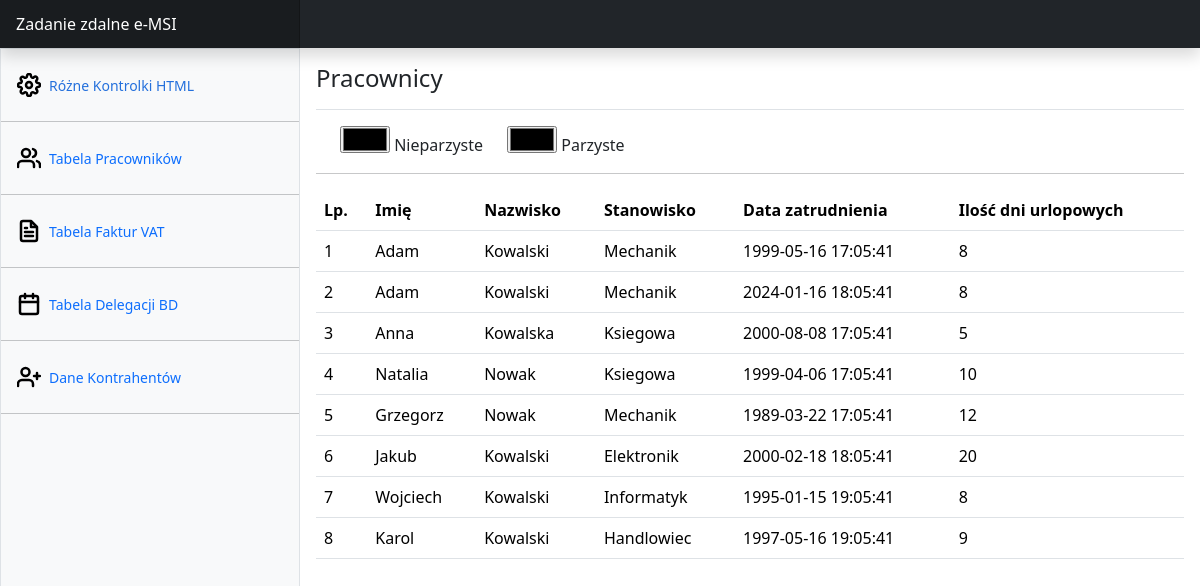
Page /employees.php on the committed database.
### tables this page shows
CREATE TABLE `employees` (
  `id` int(11) NOT NULL,
  `name` varchar(64) NOT NULL,
  `lastname` varchar(64) NOT NULL,
  `position` varchar(255) NOT NULL,
  `employment_date` timestamp NULL DEFAULT NULL,
  `vac_days` int(11) DEFAULT NULL
);

### database/controller.php (called while the page is built, shortened)
<?php
class Controller {
    private $connection;
    public function __construct() {
        $this->connection = new Connection(Config::$mysql_host, Config::$port, Config::$username, Config::$password, Config::$database);
    }
    public function fetchEmployees()
    {
        $pdo = $this->connection->getPDO();
        $stmt = $pdo->query('SELECT * FROM employees');
        $employees = $stmt->fetchAll(PDO::FETCH_ASSOC);
        return $employees;
    }
}
?>

### employees.php (the view, shortened to what this page needs)
<?php
require_once './database/controller.php';
$controller = new Controller();
$employees = $controller->fetchEmployees();
?>
<!DOCTYPE html>
<html lang="pl">
   <head>
      <link href="https://cdn.jsdelivr.net/npm/bootstrap@5.3.2/dist/css/bootstrap.min.css" rel="stylesheet">
      <link href="./css/style.css" rel="stylesheet">
   </head>
   <body>
      <body>
         <header class="navbar sticky-top bg-dark flex-md-nowrap p-0 shadow" data-bs-theme="dark">
            <a class="navbar-brand col-md-3 col-lg-3 me-0 px-3 fs-6 text-white" href="index.php">Zadanie zdalne e-MSI</a>
         </header>
         <div class="container-fluid">
            <div class="row">
            <div id="lewy" class="sidebar border border-right col-md-3 p-0 bg-body-tertiary h-100 position-fixed">
                  <div class="offcanvas-md offcanvas-end bg-body-tertiary" tabindex="-1" id="sidebarMenu" aria-labelledby="sidebarMenuLabel">
                     <div class="offcanvas-body d-md-flex flex-column p-0 pt-lg-3 overflow-y-auto">
                        <ul class="nav flex-column">
                           <li class="nav-item">
                              <a class="nav-link d-flex align-items-center gap-2 active" aria-current="page" href="controls.php">
                              Różne Kontrolki HTML
                              </a>
                           </li>
                           <hr>
                           <li class="nav-item">
                              <a class="nav-link d-flex align-items-center gap-2" href="employees.php">
                              Tabela Pracowników
                              </a>
                           </li>
                           <hr>
                           <li class="nav-item">
                              <a class="nav-link d-flex align-items-center gap-2" href="vatinvoices.php">
                              <svg xmlns="http://www.w3.org/2000/svg" width="24" height="24" viewBox="0 0 24 24" fill="none" stroke="#000000" stroke-width="2.5" stroke-linecap="round" stroke-linejoin="round"><path d="M14 2H6a2 2 0 0 0-2 2v16c0 1.1.9 2 2 2h12a2 2 0 0 0 2-2V8l-6-6z"/><path d="M14 3v5h5M16 13H8M16 17H8M10 9H8"/></svg>
                              Tabela Faktur VAT
                              </a>
                           </li>
                           <hr>
                           <li class="nav-item">
                              <a class="nav-link d-flex align-items-center gap-2" href="delegation.php">
                              Tabela Delegacji BD
                              </a>
                           </li>
                           <hr>
                           <li class="nav-item">
                              <a class="nav-link d-flex align-items-center gap-2" href="contractors.php">
                               Dane Kontrahentów
                              </a>
                           </li>
                           <hr>
                        </ul>
                     </div>
                  </div>
               </div>
               <main id="prawy" class="col-md-9 ms-sm-auto px-md-3">
                  <div class="d-flex justify-content-between flex-wrap flex-md-nowrap align-items-center pt-3 pb-2 mb-3 border-bottom">
                     <h1 class="fs-4">Pracownicy</h1>
                  </div>
                  <div class="d-flex flex-row">
                  <div class="mx-4">
                     <input type="color" id="odd"/>
                     <label for="odd">Nieparzyste</label>
                  </div>
                  <div>
                     <input type="color" id="even"/>
                     <label for="even">Parzyste</label>
                  </div>
                  </div>
                  <hr>
                  <table class="table custom-table-striped">
                        <thead>
                           <tr>
                           <th scope="col">Lp.</th>
                           <th scope="col">Imię</th>
                           <th scope="col">Nazwisko</th>
                           <th scope="col">Stanowisko</th>
                           <th scope="col">Data zatrudnienia</th>
                           <th scope="col">Ilość dni urlopowych</th>
                           </tr>
                        </thead>
                        <tbody>
                           <?php
                           foreach($employees as $employee) {
                              ?>
                              <tr>
                                 <td><?php echo $employee['id'] ?></td>
                                 <td><?php echo $employee['name'] ?></td>
                                 <td><?php echo $employee['lastname'] ?></td>
                                 <td><?php echo $employee['position'] ?></td>
                                 <td><?php echo $employee['employment_date'] ?></td>
                                 <td><?php echo $employee['vac_days'] ?></td>
                              </tr>
                              <?php
                           }
                           ?>
                        </tbody>
                     </table>
               </main>
            </div>
         </div>
   </body>
</html>

### rows in the picture
employees: id "1", name "Adam", lastname "Kowalski", position "Mechanik", employment_date "1999-05-16 17:05:41", vac_days "8"
employees: id "2", name "Adam", lastname "Kowalski", position "Mechanik", employment_date "2024-01-16 18:05:41", vac_days "8"
employees: id "3", name "Anna", lastname "Kowalska", position "Ksiegowa", employment_date "2000-08-08 17:05:41", vac_days "5"
employees: id "4", name "Natalia", lastname "Nowak", position "Ksiegowa", employment_date "1999-04-06 17:05:41", vac_days "10"
employees: id "5", name "Grzegorz", lastname "Nowak", position "Mechanik", employment_date "1989-03-22 17:05:41", vac_days "12"
employees: id "6", name "Jakub", lastname "Kowalski", position "Elektronik", employment_date "2000-02-18 18:05:41", vac_days "20"
employees: id "7", name "Wojciech", lastname "Kowalski", position "Informatyk", employment_date "1995-01-15 19:05:41", vac_days "8"
employees: id "8", name "Karol", lastname "Kowalski", position "Handlowiec", employment_date "1997-05-16 19:05:41", vac_days "9"
